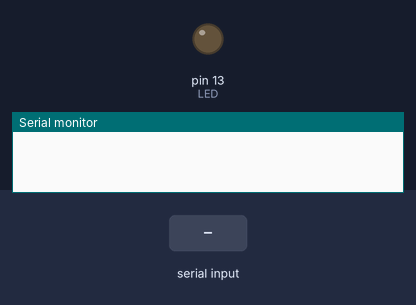
Bench run of a sketch on a simulated Arduino Uno, built with avr-gcc and run on an emulated ATmega328P. Shown: output pins drawn as LEDs (lit = HIGH), the last lines printed to the serial monitor. The inputs (shaded band) are chosen by the test bench.

Above: at 1.2 s.
1.3 s: "o" received over Serial
At 1.9 s:
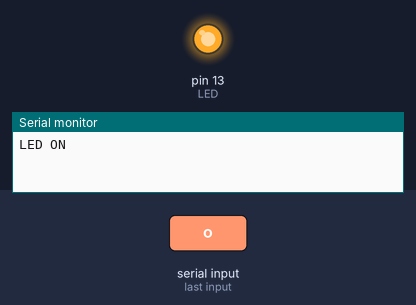
2.8 s: "p" received over Serial
At 3.1 s:
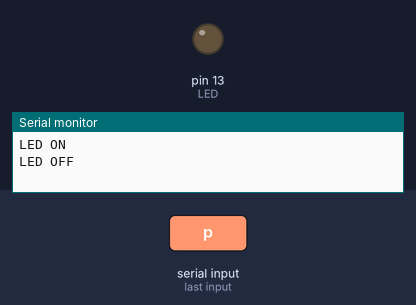
Timing chart, 0 to 5.8 s (numbered marks = the images above; inputs shaded):
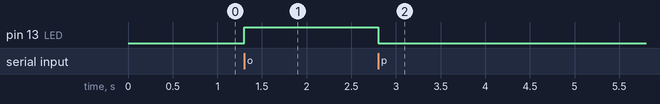

Measured:
- after the input at 1.3 s, pin 13 (LED): LOW → HIGH at once
- after the input at 2.8 s, pin 13 (LED): HIGH → LOW at once

The sketch:

01_led2.ino
```cpp
const int LED = 13;

void setup() {
  // put your setup code here, to run once:
  pinMode(LED, OUTPUT);
  Serial.begin(9600);
}

void loop() {
  // put your main code here, to run repeatedly:
  int inputchar = Serial.read();
  if (inputchar != -1) {
    switch (inputchar) {
      case 'o':
        Serial.println("LED ON");
        digitalWrite(LED, HIGH);
        break;
      case 'p':
        Serial.println("LED OFF");
        digitalWrite(LED, LOW);
        break;
      }
  }
}
```
